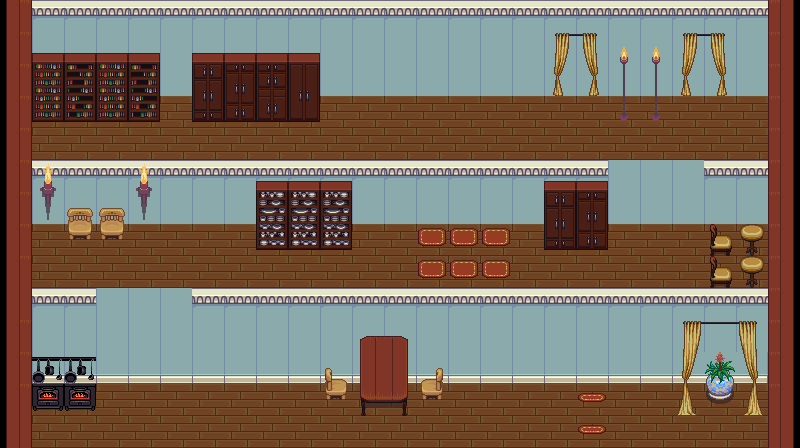

Rendered tile map (Tiled .tmx) drawn with the repository's tilesets; below, a short description and the full map source, tile grids included:
An orthogonal 25x14 tile map with 32x32 px tiles, 2 tile layers (Tile Layer 1, Tile Layer 2) and 12 objects (bookshelf, shelves, spoopy, weird, isolatedShelves, ...).

<map version="1.10" tiledversion="1.12.2" orientation="orthogonal" renderorder="right-down" width="25" height="14" tilewidth="32" tileheight="32" infinite="0" nextlayerid="4" nextobjectid="36">
 <editorsettings>
  <export target="Main/Scene01.js" format="js" />
 </editorsettings>
 <tileset firstgid="1" source="House.tsx" />
 <layer id="1" name="Tile Layer 1" width="25" height="14">
  <data encoding="csv">
17,131,131,131,131,131,131,131,131,131,131,131,131,131,131,131,131,131,131,131,131,131,131,131,19,
17,147,147,147,147,147,147,147,147,147,147,147,147,147,147,147,147,147,147,147,147,147,147,147,19,
17,147,147,147,147,147,147,147,147,147,147,147,147,147,147,147,147,147,147,147,147,147,147,147,19,
17,188,188,188,188,188,188,188,188,188,188,188,188,188,188,188,188,188,188,188,188,188,188,188,19,
17,188,188,188,188,188,188,188,188,188,188,188,188,188,188,188,188,188,188,188,188,188,188,188,19,
17,131,131,131,131,131,131,131,131,131,131,131,131,131,131,131,131,131,131,147,147,147,131,131,19,
17,147,147,147,147,147,147,147,147,147,147,147,147,147,147,147,147,147,147,147,147,147,147,147,19,
17,188,188,188,188,188,188,188,188,188,188,188,188,188,188,188,188,188,188,188,188,188,188,188,19,
17,188,188,188,188,188,188,188,188,188,188,188,188,188,188,188,188,188,188,188,188,188,188,188,19,
33,131,131,147,147,147,131,131,131,131,131,131,131,131,131,131,131,131,131,131,131,131,131,131,19,
17,147,147,147,147,147,147,147,147,147,147,147,147,147,147,147,147,147,147,147,147,147,147,147,19,
17,163,163,163,163,163,163,163,163,163,163,163,163,163,163,163,163,163,163,163,163,163,164,165,19,
17,188,188,188,188,188,188,188,188,188,188,188,188,188,188,188,188,188,188,188,188,188,188,188,19,
33,188,188,188,188,188,188,188,188,188,188,188,188,188,188,188,188,188,188,188,188,188,188,188,35
</data>
 </layer>
 <layer id="2" name="Tile Layer 2" width="25" height="14">
  <data encoding="csv">
0,0,0,0,0,0,0,0,0,0,0,0,0,0,0,0,0,0,0,0,0,0,0,0,0,
0,62,63,62,63,0,9,10,11,12,0,0,0,0,0,0,0,106,107,110,110,106,107,0,0,
0,78,79,78,79,0,25,26,27,28,0,0,0,0,0,0,0,122,123,126,126,122,123,0,0,
0,94,95,94,95,0,41,42,43,44,0,0,0,0,0,0,0,0,0,142,142,0,0,0,0,
0,0,0,0,0,0,0,0,0,0,0,0,0,0,0,0,0,0,0,0,0,0,0,0,0,
0,141,0,0,141,0,0,0,64,64,64,0,0,0,0,0,0,9,9,0,0,0,0,0,0,
0,157,173,173,157,0,0,0,80,80,80,0,0,0,0,0,0,25,26,0,0,0,0,0,0,
0,0,189,189,0,0,0,0,96,96,96,0,0,23,23,23,0,41,42,0,0,0,90,87,0,
0,0,0,0,0,0,0,0,0,0,0,0,0,23,23,23,0,0,0,0,0,0,90,87,0,
0,0,0,0,0,0,0,0,0,0,0,0,0,0,0,0,0,0,0,0,0,0,0,0,0,
0,0,0,0,0,0,0,0,0,0,0,85,86,0,0,0,0,0,0,0,0,103,104,105,0,
0,162,162,0,0,0,0,0,0,0,205,101,102,206,0,0,0,0,0,0,0,119,120,121,0,
0,178,178,0,0,0,0,0,0,0,221,117,118,222,0,0,0,0,39,0,0,135,136,137,0,
0,0,0,0,0,0,0,0,0,0,0,0,0,0,0,0,0,0,39,0,0,0,0,0,0
</data>
 </layer>
 <objectgroup id="3" name="Object Layer 1">
  <object id="24" name="bookshelf" x="32" y="53" width="128.5" height="70.5" />
  <object id="25" name="shelves" x="192.5" y="53" width="128" height="69.5" />
  <object id="26" name="spoopy" x="544" y="33" width="191.5" height="93.5" />
  <object id="27" name="weird" x="703.5" y="223.5" width="64" height="64.5" />
  <object id="28" name="isolatedShelves" x="544.5" y="181.5" width="64" height="71" />
  <object id="29" name="rugs" x="416.5" y="226" width="95.5" height="55.5" />
  <object id="30" name="cuttlery" x="255.5" y="179.5" width="95.5" height="70.5" />
  <object id="31" name="waiting" x="32.5" y="176.5" width="126.5" height="65" />
  <object id="32" name="kitchen" x="31.5" y="357.5" width="65.5" height="55" />
  <object id="33" name="dining" x="320" y="337.5" width="129.5" height="79.5" />
  <object id="34" name="mat" x="577.5" y="392.5" width="29.5" height="42" />
  <object id="35" name="decor" x="672.5" y="321.5" width="92.5" height="96.5" />
 </objectgroup>
</map>
